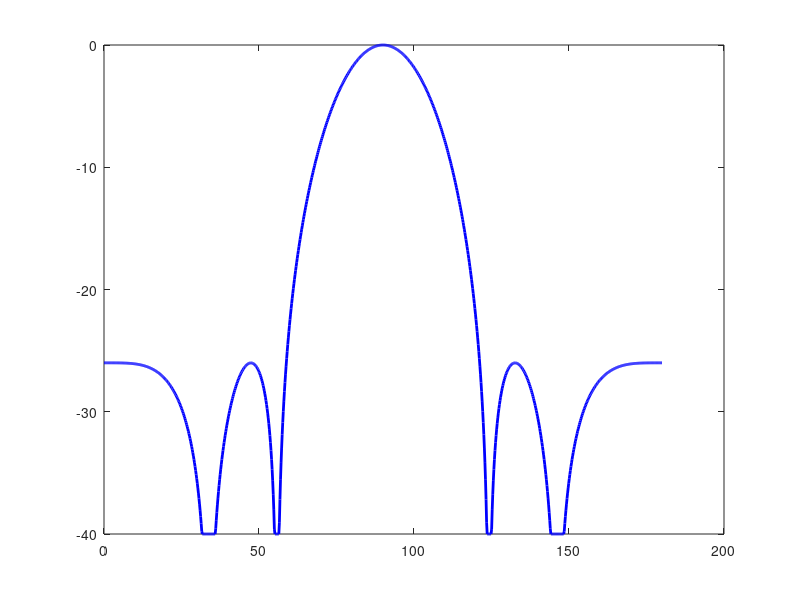

Reproduce this figure in MATLAB. (Note: this script raises an error after producing the figure.)
% --- SYNTHÈSE ET TRACÉ DU RÉSEAU DE TCHEBYCHEV N=5 ---

% 1. Paramètres initiaux
SLL_dB = 26; % Niveau des lobes secondaires (SLL) ciblé en dB
R0 = 10^(SLL_dB / 20); % Ratio linéaire (Slide 51)
n = 4; % Ordre du polynôme pour N=5

% 2. Calcul du facteur d'échelle z0 (Slide 49, éq. 58)
z0 = 0.5 * ( (R0 + sqrt(R0^2 - 1))^(1/n) + (R0 - sqrt(R0^2 - 1))^(1/n) );

% 3. Calcul des amplitudes a1, a2, a3 par identification (Slide 48 & 52)
a3 = 0.5 * z0^4;                       % Antennes aux extrémités
a2 = 2 * z0^4 - 2 * z0^2;              % Antennes intermédiaires
deux_a1 = 3 * z0^4 - 4 * z0^2 + 1;     % Antenne centrale complète (2*a1)

% 4. Calcul du Facteur de Réseau (Array Factor)
theta = linspace(0, 180, 1000);        % Angle theta de 0 à 180 degrés
theta_rad = deg2rad(theta);            % Conversion en radians
d_lambda = 0.5;                        % Espacement d = lambda/2
% Formule de 'u' selon le cours pour la symétrie autour de z (Slide 46)
u = pi * d_lambda * cos(theta_rad); 

% Formule exacte du facteur de réseau (Slide 46 : AF = 2a1 + 2a2*cos(2u) + 2a3*cos(4u))
AF = deux_a1 + 2 * a2 * cos(2*u) + 2 * a3 * cos(4*u);

% 5. Normalisation et passage en décibels (dB)
AF_norm = abs(AF) / max(abs(AF));      % Normalisation pour avoir 0 dB au max
AF_dB = 20 * log10(AF_norm);

% On limite l'affichage à -40 dB en bas pour que le graphe soit propre
AF_dB(AF_dB < -40) = -40;

% 6. Tracé du graphique
figure;
plot(theta, AF_dB, 'b-', 'LineWidth', 2);
hold on;
% Ajout de la ligne limite pour le SLL
yline(-SLL_dB, 'r--', 'LineWidth', 1.5, 'Label', '-26 dB SLL');

% Mise en forme
grid on;
xlabel('Angle \theta (degrés)');
ylabel('Facteur de Réseau Normalisé (dB)');
title(['Diagramme de rayonnement (Tchebychev N=5, SLL = -' num2str(SLL_dB) ' dB)']);
ylim([-40 0]);
xlim([0 180]);
xticks(0:15:180);
